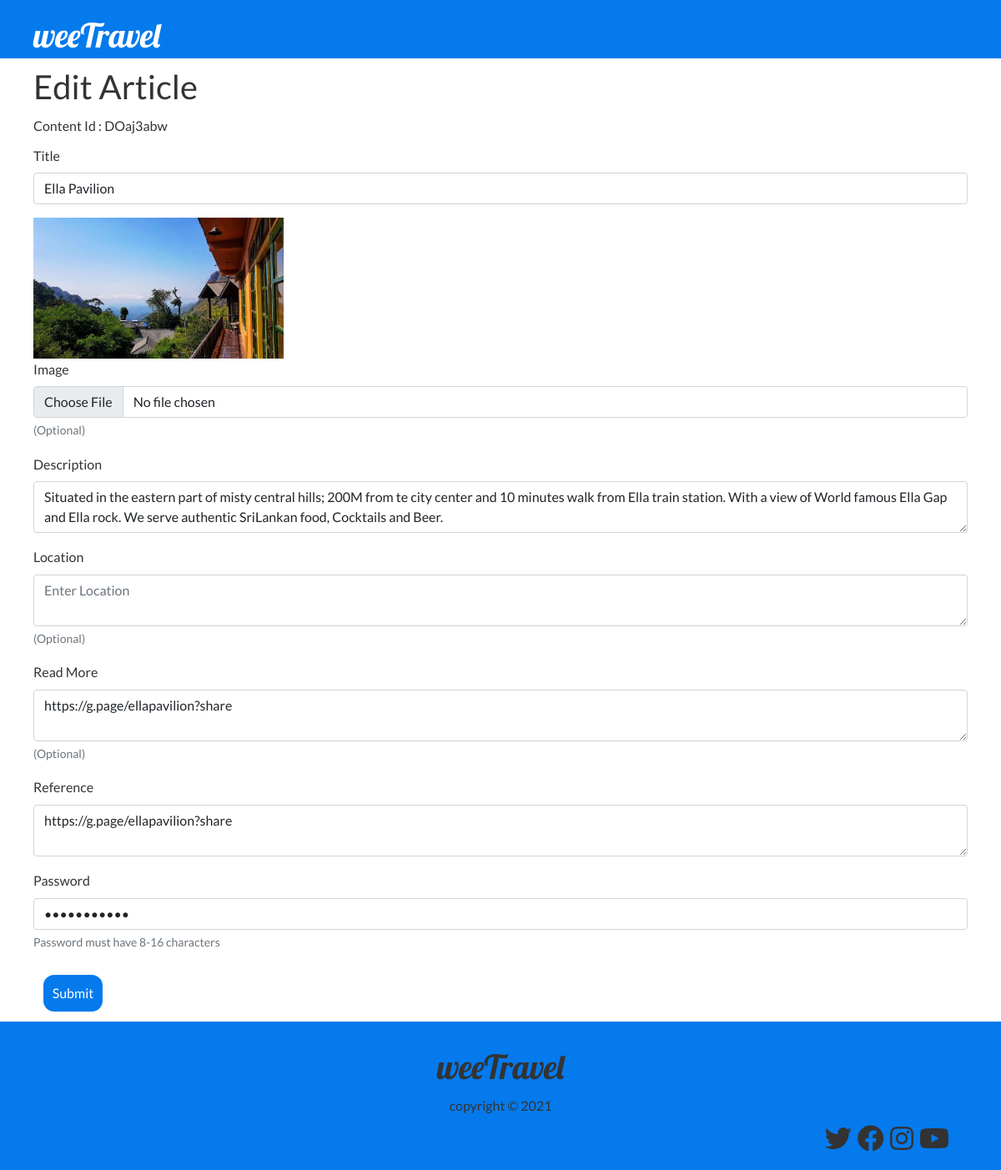
The app's page /editform.php?id=DOaj3abw (signed in) with its own data.
### tables this page shows
CREATE TABLE `hotels` (
  `id` varchar(8) NOT NULL,
  `title` varchar(512) NOT NULL,
  `description` longtext NOT NULL,
  `image` varchar(2048) DEFAULT NULL,
  `location` varchar(512) DEFAULT NULL,
  `article` varchar(512) DEFAULT NULL,
  `reference` varchar(512) NOT NULL,
  `password` varchar(16) NOT NULL,
  `create_date` datetime NOT NULL
);

### editform.php (the view, shortened to what this page needs)
<?php
    require_once "loaddata.php";
    $id = $_GET['id'] ?? null;
    $table = $_SESSION['currentTable'];
    $statement = $pdo->prepare("SELECT * FROM $table WHERE id = :id");
    $statement->bindValue(':id', $id);
    $statement->execute();
    $currentArticle = $statement->fetch(PDO::FETCH_ASSOC);
    $title = $currentArticle['title'];
    $description = $currentArticle['description'];
    if ($currentArticle['location']) {
        $location = $currentArticle['location'];
    } else {
        $location = '';
    }
    if ($currentArticle['article']) {
        $article = $currentArticle['article'];
    } else {
        $article = '';
    }
    $reference = $currentArticle['reference'];
    $password = $currentArticle['password'];
?>
<!DOCTYPE html>
<html lang="en">
<head>
    <link href="https://cdn.jsdelivr.net/npm/bootstrap@5.1.0/dist/css/bootstrap.min.css" rel="stylesheet">
    <link rel="stylesheet" href="https://cdnjs.cloudflare.com/ajax/libs/font-awesome/5.15.4/css/all.min.css" />
    <link rel="stylesheet" href="utilities.css">
    <link rel="stylesheet" href="style.css">
</head>
<body>
    <header class="navbar">
        <div class="container">
            <h1>weeTravel</h1>
        </div>
    </header>
    <section class="edit-form">
        <div class="container">
            <h1>Edit Article</h1>
            <p>Content Id : <?php echo $_SESSION['currentId']; ?></p>
            <form method="POST" enctype="multipart/form-data">
                <div class="mb-3">
                    <label class="form-label">Title</label>
                    <input type="text" maxlength="100" placeholder="Enter Title" class="form-control" name="title" value="<?php echo $title ?>">
                </div>
                <div>
                    <?php if ($currentArticle['image']): ?>
                        <img src="<?php echo $currentArticle['image'];?>" style="width: 300px;">
                    <?php endif; ?>
                </div>
                <div class="mb-3">
                    <label class="form-label">Image</label>
                    <input type="file" maxlength="100" class="form-control" name="image">
                    <div class="form-text">(Optional)</div>
                </div>
                <div class="mb-3">
                    <label class="form-label">Description</label>
                    <textarea type="text" maxlength="512" placeholder="Write a description" class="form-control" name="description"><?php echo $description ?></textarea>
                </div>
                <div class="mb-3">
                    <label class="form-label">Location</label>
                    <textarea type="text" maxlength="512" placeholder="Enter Location" class="form-control" name="location"><?php echo $location ?></textarea>
                    <div class="form-text">(Optional)</div>
                </div>
                <div class="mb-3">
                    <label class="form-label">Read More</label>
                    <textarea type="text" maxlength="512" placeholder="Enter link to article" class="form-control" name="article"><?php echo $article ?></textarea>
                    <div class="form-text">(Optional)</div>
                </div>
                <div class="mb-3">
                    <label class="form-label">Reference</label>
                    <textarea type="text" maxlength="512" placeholder="Enter link to website" class="form-control" name="reference"><?php echo $reference ?></textarea>
                </div>
                <div class="mb-3">
                    <label class="form-label">Password</label>
                    <input type="password" maxlength="16" class="form-control" placeholder="Enter Password" name="password" value="<?php echo $password ?>">
                    <div class="form-text">Password must have 8-16 characters</div>
                </div>
                <button type="submit" class="btn btn-primary">Submit</button>
            </form>
        </div>
    </section>
    <?php
    require_once "footer.php";
?>

### utilities.css (style rules this page uses)
.container { max-width: 1336px; margin: 0 auto; overflow: auto; padding: 0 40px; }

### style.css (style rules this page uses)
* { box-sizing: border-box; margin: 0; padding: 0; }
:root { --bg-color : #047aed; --text-color : #333; }
body { font-family: 'Lato', sans-serif; color: var(--text-color); line-height: 1.6; }
h1, h2, h3 { line-height: 1.2; margin: 10px 0; }
p { margin: 10px 0; }
img { width: 100%; height: auto; }
input { border: none; }
.btn { background-color: var(--bg-color); color: #fff; width: 75px; margin: 10px; padding: 10px; border-radius: 15px; border: #fff solid 2px; }
.navbar { background-color: var(--bg-color); color: #fff; height: 70px; }
.navbar h1 { font-family: 'Lobster', sans-serif; }

### records on screen
hotels: title "Ella Pavilion", image (picture), description "Situated in the eastern part of misty central hills; 200M from te city center and 10 minutes walk from Ella train station. With a view of World famous Ella Gap and Ella rock. We serve authentic SriLankan food, Cocktails and Beer.", article "https://g.page/ellapavilion?share", reference "https://g.page/ellapavilion?share"

### other values on screen
$_SESSION['currentId'] "DOaj3abw"
